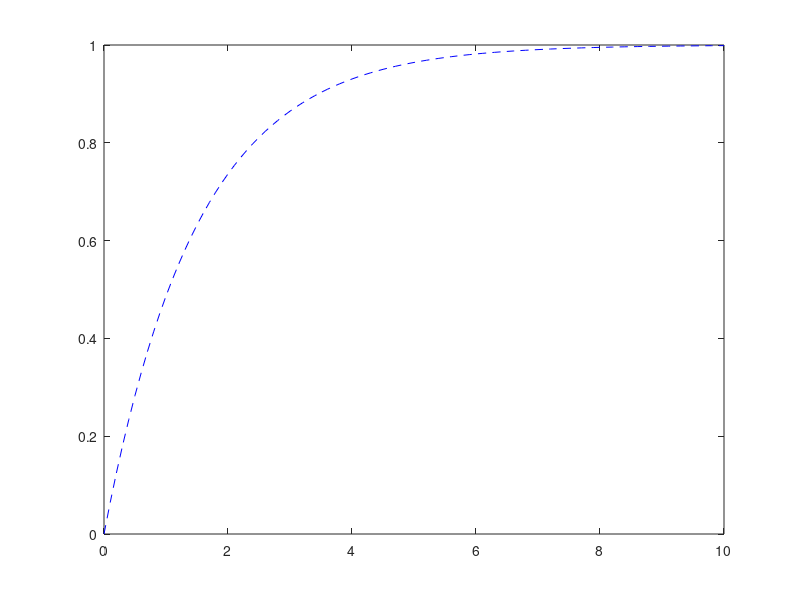
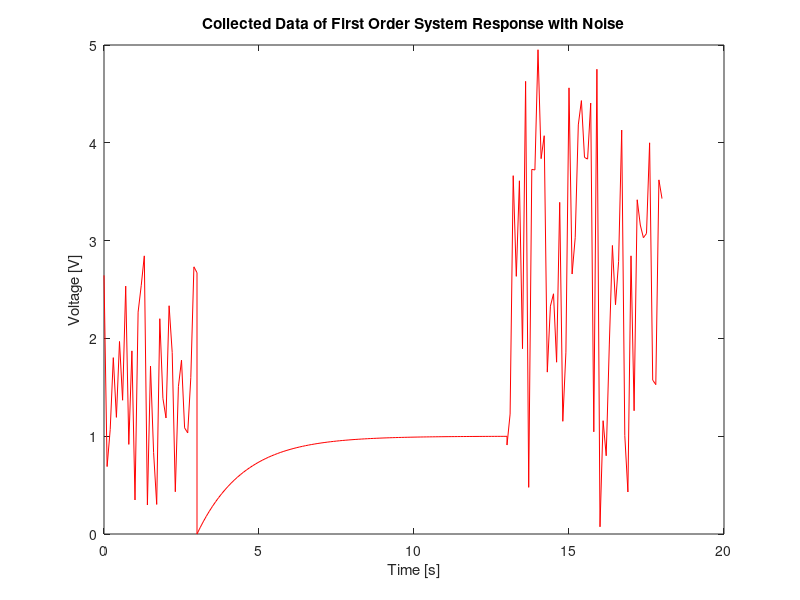
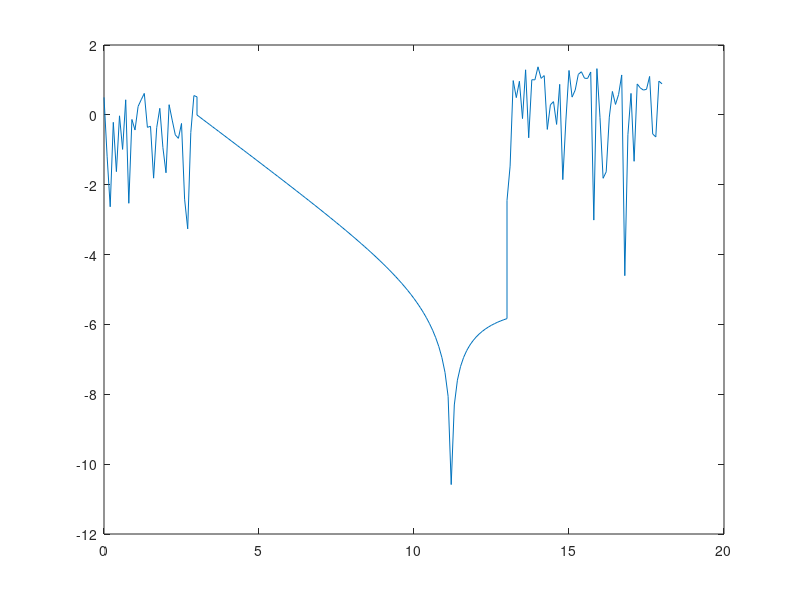
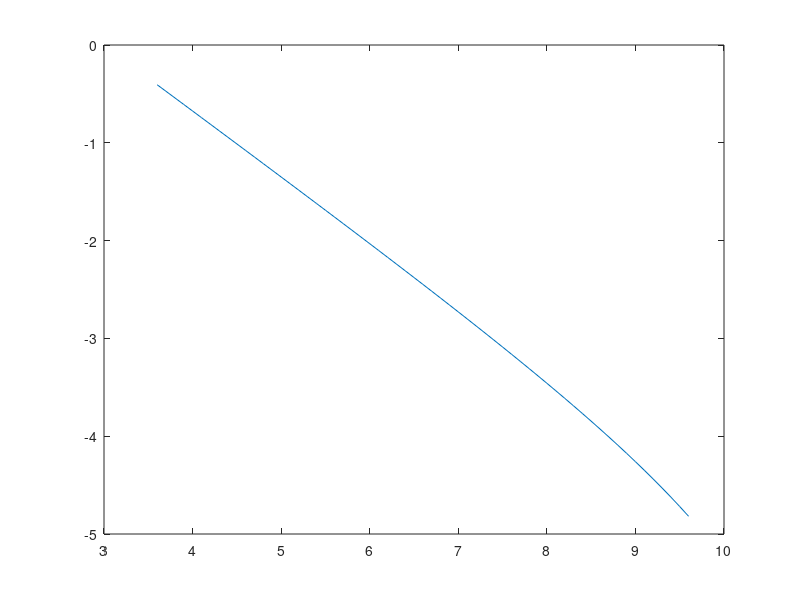

The MATLAB script that drew these images, in order:
% linear fitting with dirty data set 

% 2017-09-25
% Y\"un Han
% ECE 486 Lab 4

%% preamble
% lab 4 - digital simulation of a closed loop system
% by me and partner 
% today's date 

%% 
clear     % clear values of (all) variables in workspace
clc       % clear messages in the command window
clf       % clear existing figures 
close all % close all existing windows; w/o 'all', only close the latest

%% prepare a noisy data set
% create clean step response of a first order transfer function
% G(s) = 1/(1.5s + 1) with time constant 1.5[s]
sysG = tf(1, [1.5 1]);
% save step response of 10[s] in y(t) and t time array
[y, t] = step(sysG, 10);

% work on figure 1
figure(1) 
plot(t, y, 'b--') % clean data set

% padding clean data set with noise
tHead = 0:0.1:3; % add noise data of 3 seconds at the beginning of t
tHead = tHead';
yHead = 3*rand(size(tHead)); % noise
t = t + 3;       % shift time by 3 seconds b/c of added 3 extra seconds
tTail = t(end):0.1:t(end)+5; % add noise data at 5 seconds at the tail of t
tTail = tTail';
yTail = 5*rand(size(tTail));
% created noisy data sets: t, y arrays
t = [tHead; t; tTail];
y = [yHead; y; yTail];

% work on figure 2
figure(2)
plot(t, y, 'r') % noisy data set we are going to use
xlabel('Time [s]')
ylabel('Voltage [V]')
title('Collected Data of First Order System Response with Noise')

%% how to extract 'linear region' in the noisy data set [y, t]?
% the response was collected when a unit step input was applied to first
% order system transfer function. from fig.2, at time t = 11.2, y settles
% at 0.9958.

% although hardcoding steady state is not recommended, here I use
% hardcoding to illustrate a bigger picture, i.e., to extract linear region
% for data fitting.

vss = 0.9958; % get steady state voltage from data set
v = y;        % assign data to voltage array

% we have
% 
% Log(vss - v(t)) = -1/tau*t + Log(vss) -- (eqn. *)
% 
% since v(t) = vss*(1 - e^(-t/tau)), where tau is the time constant.
% read ./ece486_day5.html#maths behind scenes for more.
% 

% if we get the linear region correct, it will show as a line on the plot 
% for manipulated data according to Equation (*).

% work on figure 3
figure(3)
plot(t, log(vss - v))

% on fig.3, as expected, we saw a straight line between second 3ish and 13ish
% and now we apply data cursor to record a start point of the linear region
% e.g., tStrt = 3.5, and end point tEnd = 9.5. but we don't know their 
% indices in the array yet, so we need to use find() command

strtIdx = find(t > 3.5, 1, 'first'); % c.f. Lab 0 script
endIdx  = find(t > 9.5, 1, 'first'); 

% supposedly we get the linear region already. to verify, extract linear 
% portion of fig.3 and plot it on fig.4 

% work on figure 4
figure(4)
plot(t(strtIdx:endIdx), log(vss - v(strtIdx:endIdx)))

% now we can compute fitting result using fig.4 
lnCoeff = polyfit(t(strtIdx:endIdx), log(vss - v(strtIdx:endIdx)), 1);
% lnCoeff is a 2x1 vector, the first component is slope and second
% y-intercept.

% based on Equation (*), the slope of the straight line in fig. 4 is -1/tau.

% experimentally computed tau (should be close to 1.5) is
tauExp = - 1/lnCoeff(1) % tauExp = 1.3903

% question: why do we want to choose 'widest possible' linear range, i.e., in
% the above example, I chose t = 3.5 to 9.5. in practice, can we choose a 
% narrower range than that? for example, t = 5.5 to 6.0? what problem will we 
% have if use a narrower range?
